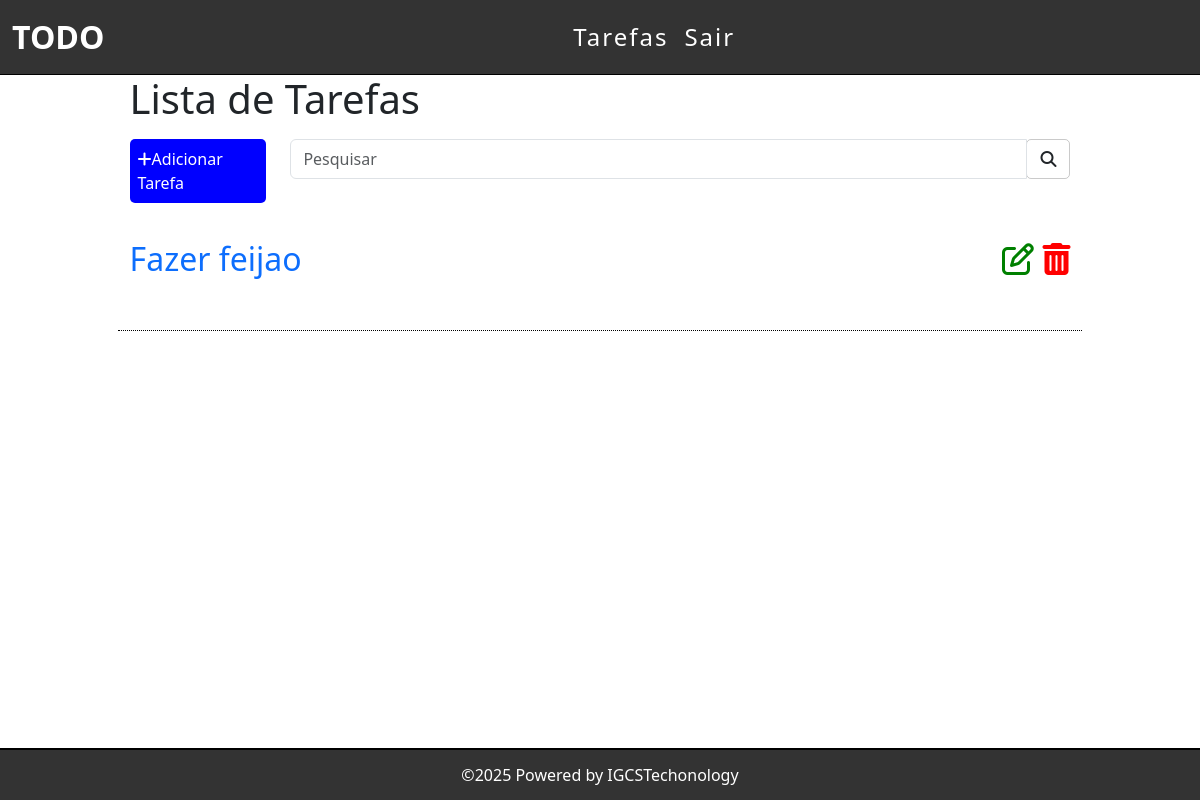
Before: / (signed in) with the older database file.
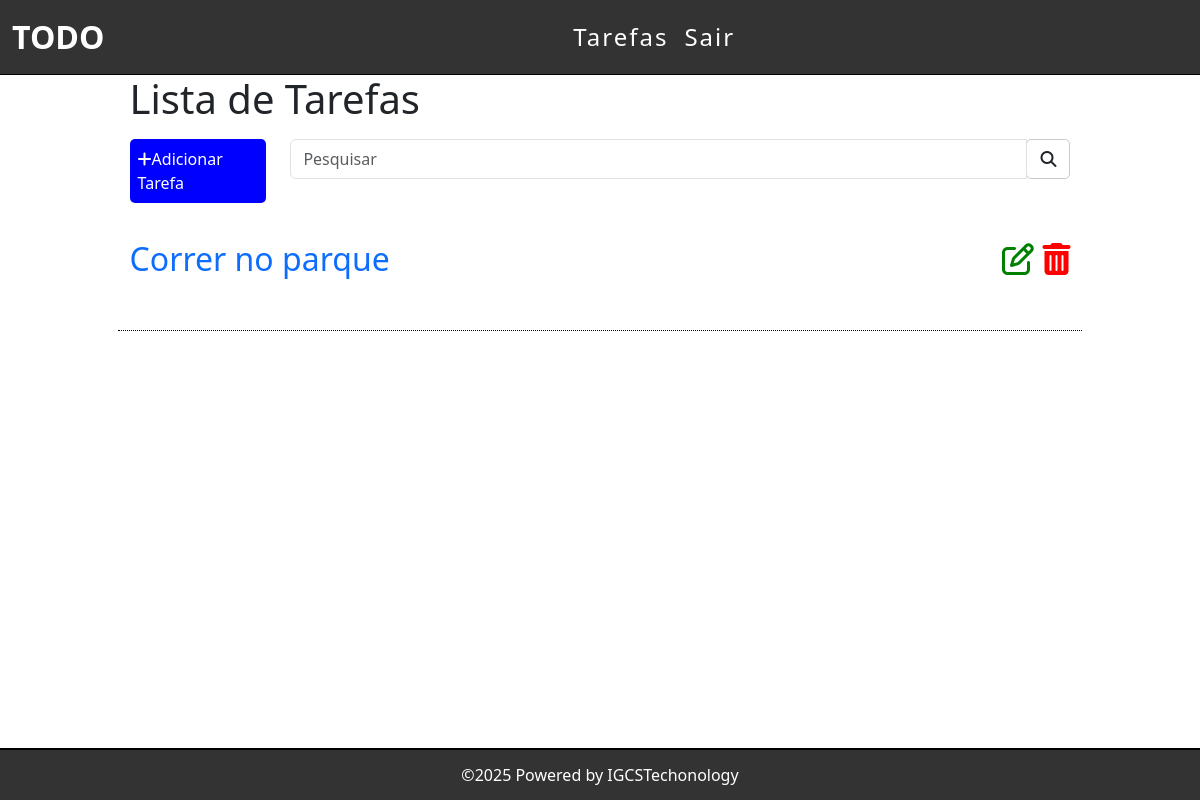
After: the same page with the newer database file.
### tarefas/models.py (models this page shows, shortened)
class Tarefas(models.Model):
    titulo = models.CharField(max_length=255)
    descricao = models.TextField()
    usuario = models.ForeignKey(get_user_model(), on_delete=models.CASCADE)
    created_at = models.DateTimeField(auto_now_add=True)
    update_at = models.DateTimeField(auto_now=True)

### tarefas/views.py (the view)
# urls.py: path('', views.listaTarefa, name='lista-tarefas'),
@login_required
def listaTarefa(request):
    tarefas_list = Tarefas.objects.all().order_by('-created_at').filter(usuario=request.user)
    return render(request, 'tarefas/list.html', {'tarefas':tarefas_list})

### templates/tarefas/list.html (shortened to what this page needs)
 {% extends 'base.html'%}
 {%block content%}
        <div class="list-div">
            <h1>Lista de Tarefas</h1>
            <div class="row barra">
                <div class="col-sm-2">
                    <a id="add-button" href="novaTarefa/">
                        <div class="add-div">
                            <i class="fa fa-plus"></i>Adicionar Tarefa
                        </div>
                    </a>
                </div>
                <div class="col-sm-10">
                    <form method="get" id="search-form">
                        <div class="input-group">
                            <input type="text" class="form-control" placeholder="Pesquisar" name="search" value="">
                            <div class="input-group-btn">
                                <button class="btn btn-default" id="search-btn" type="submit"><i class="fa fa-search"></i></button>
                            </div>
                        </div>
                    </form>
                </div>
            </div>
            {% for tarefa in tarefas %}
            <div class="row item">
                <div class="col-sm-10">
                    <span><a class="link" href="/tarefa/{{tarefa.id}}">{{tarefa.titulo}}</a></span>
                </div>
                <div class="col-sm-2 icones">
                    <a href="edit/{{tarefa.id}}"><span><i class="fa fa-edit"></i></span></a>
                    <a href="delete/{{tarefa.id}}" class="delete-btn"><span><i class="fa fa-trash"></i></span></a>
                </div>
            </div>
            {% endfor%}
        </div>
    {%endblock%}

### templates/base.html (shortened to what this page needs)
{% load static%}
<!DOCTYPE html>
<html lang="pt-br">
<head>
    <link href="https://cdn.jsdelivr.net/npm/bootstrap@5.3.3/dist/css/bootstrap.min.css" rel="stylesheet">
    <link rel="stylesheet" href="{% static '/css/styles.css' %}">
    <link rel="stylesheet" href="https://cdnjs.cloudflare.com/ajax/libs/font-awesome/4.7.0/css/font-awesome.min.css">
</head>
<body>
    <header>
        <nav class="navbar navbar-expand-sm navbar-dark bg-dark">
            <div class="container-fluid">
                <a class="navbar-brand" href="/">TODO</a>
                <div class="collapse navbar-collapse" id="mynavbar">
                    <ul class="navbar-nav me-auto">
                    {% if user.is_authenticated %}
                        <li class="nav-item">
                            <a class="nav-link" href="/">Tarefas</a>
                        </li>
                    {% else %}
                        <li class="nav-item">
                            <a class="nav-link" href="/accounts/login">Entrar</a>
                        </li>
                    {% endif %}
                    {%if user.is_authenticated %}
                        <li class="nav-item">
                            <form action="{% url 'logout' %}" method="post">
                                <button class="nav-link active" type="submit">Sair</button>
                            </form>
                        </li>
                    {% endif %}
                    </ul>
                </div>
            </div>
        </nav>
    </header>
    <main class="container-fluid">
        {% block content%}
        {% endblock%}
    </main>
<footer class="fixed-bottom">
    &copy;2025 Powered by IGCSTechonology
</footer>
</body>
</html>

### tarefas/static/css/styles.css (style rules this page uses)
body { margin: 0 !important; padding: 0 !important; }
.navbar { background-color: #333 !important; border-bottom: 1px solid black !important; }
.navbar-nav { margin: auto !important; }
.navbar-brand { font-weight: bold !important; font-size: 2em !important; }
.nav-link { color: white !important; font-size: 1.5em !important; letter-spacing: 2px !important; }
.add-div { background-color: blue !important; color: white !important; padding: 0.5em !important; border-radius: 5px !important; }
#add-button { text-decoration: none !important; padding: 0 !important; margin: 0 !important; }
.list-div { margin-left: 10% !important; margin-right: 10% !important; }
.barra { margin-top: 1em !important; }
.input-group-btn { border: 1px solid rgba(0, 0, 0, 0.206) !important; border-radius: 5px !important; }
.item { border-bottom: 1px dotted black !important; height: 3em !important; font-size: 2em !important; margin-top: 1em !important; }
.fa.fa-trash { color: red !important; }
.fa.fa-edit { color: green !important; }
.icones { text-align: end !important; }
.link { text-decoration: none !important; }
footer { background-color: #333 !important; border-top: 2px solid black !important; color: white !important; display: flex !important; align-items: center !important; justify-content: center !important; padding: 0.8em !important; }

Changed rows visible on the page:
removed Tarefas: titulo "Fazer feijao"
added Tarefas: titulo "Correr no parque"
